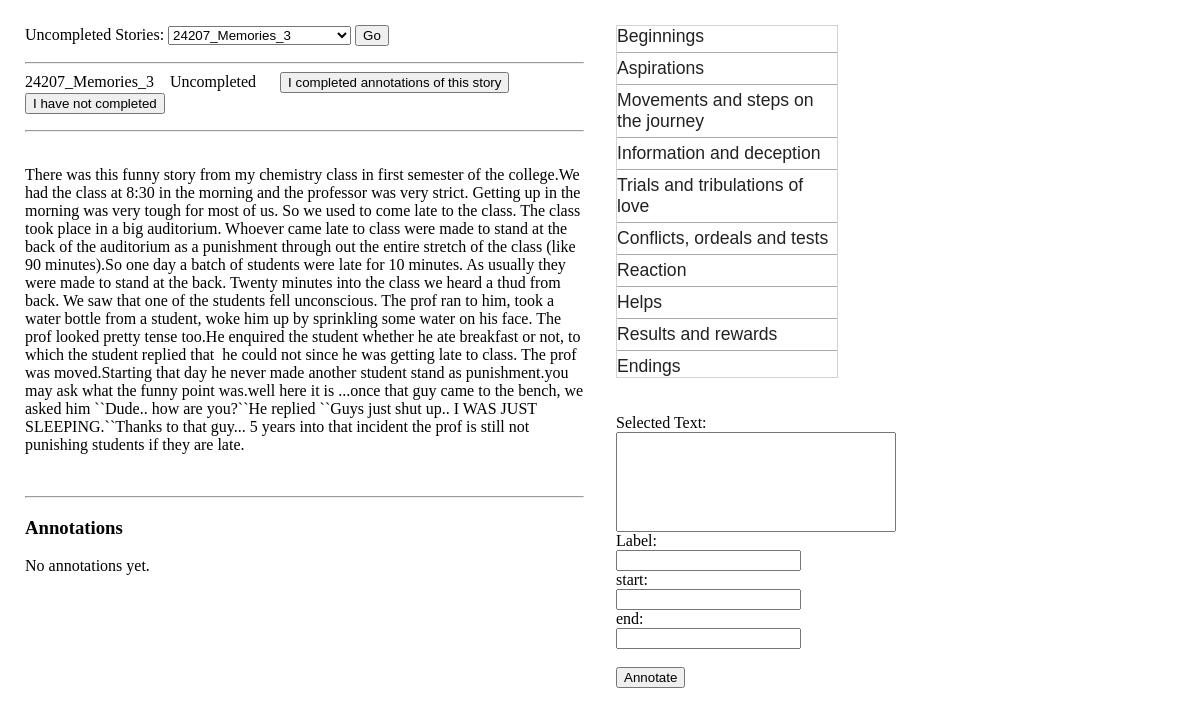
Screenshot of /annot/aaa/ with the database file from the repository.
### annot/models.py (models this page shows)
@python_2_unicode_compatible
class Story(models.Model):
	name = models.CharField(max_length=100)
	content = models.TextField()
	def __str__(self):
		return self.name

### annot/views.py (the view, shortened to what this page needs)
# urls.py: url(r'^(?P<username>[a-z]+)/$', views.index, name='index'),
@csrf_exempt
def index(request, username):
	user = None
	if Annotator.objects.filter(username = username).exists():
		user = Annotator.objects.get(username = username)
	else:
		error = {'error':'The url you input is not correct, please double check!'}
		return render(request, 'annot/error.html', error)
	user_id = user.pk
	time = datetime.datetime.now()
	complete_stories = []
	uncomplete_stories = []
	all_stories = Story.objects.all()
	if Complete.objects.filter(annotator=user).exists():
		complete_stories = [complete.story for complete in Complete.objects.filter(annotator=user)]
	if len(complete_stories) == 0:
		uncomplete_stories = all_stories
	else:
		uncomplete_stories = [story for story in all_stories if story not in complete_stories]
	if len(uncomplete_stories) == 0: ##finshed all stories
		story = complete_stories[0]
	else:
		story = uncomplete_stories[0]
	annotation_colors = {}
	annotation_list = Annotation.objects.filter(annotator = user_id, story=story).order_by('-time')
	for annotation in annotation_list:
		annotation_colors[annotation.start] = annotation.label.topclass.color
	if Complete.objects.filter(story=story, annotator=user).exists():
		completed = 'Completed'
	else:
		completed = 'Uncompleted'
	context = {'story': story,
				'annotation_list': annotation_list,
				'annotation_colors': annotation_colors,
				'complete_stories': complete_stories,
				'uncomplete_stories': uncomplete_stories,
				'completed': completed
			}
	return render(request, 'annot/index.html', context)

### annot/templates/annot/index.html (shortened to what this page needs)
<html>
<head>
	{% load staticfiles %}
	<link rel="stylesheet" type="text/css" href="{% static 'annot/style.css' %}" />
	<link rel="stylesheet" href="//code.jquery.com/ui/1.11.4/themes/smoothness/jquery-ui.css">
</head>
<body>
	<table width="100%">
		<tr>
			<td width="50%"  style=" vertical-align:top;">
				<form action="" method="post">
					{% if uncomplete_stories %}
					Uncompleted Stories:
					<select id = "select_uncomplete">
						{% for story in uncomplete_stories %}
					  		<option value="{{story.name}}">{{story.name}}</option>
					  	{% endfor %}
					</select>
		        	<input type="submit" name="uncomplete_go" value="Go"/>
					{% endif %}
				</form>
				<hr/>
				{% if story %}
					<form action="" method="post">
						{{story.name}}&nbsp;&nbsp;&nbsp;&nbsp;{{completed}} &nbsp;&nbsp;&nbsp;&nbsp;
						<input type="submit" name="complete" value="I completed annotations of this story" />
						<input type="submit" name="uncomplete" value="I have not completed" />
					</form>
					<hr/>
					<p id="story_content">
					<span id="story_content_span" style="white-space: pre-line">
						{{story.content | safe}}
					</span>
					</p>
					<br/>
					<hr/>
				{% endif %}
				<h3>Annotations</h3>
				{% if annotation_list %}
					<ul style="list-style: none;">
				    {% for annotation in annotation_list %}
				        <li>
				        	{{annotation.time}}
				        	<br/>
			        		{{ annotation.sentences }}
				        	<br/>
				        	{{annotation.label}}
				        	<br/>
				        	{{annotation.start}},{{annotation.end}}
				        	<br/>
				        	<form action="" method="post">
							{% csrf_token %}
					        	<input type="hidden" name = "delete" value="{{annotation.pk}}"/>
					        	<input type="hidden" id = "story_id" name = "story_id" value="{{story.pk}}"/>
					        	<input type="submit" name="delete_submit" class="delete_submit" value="delete"/>
					        </form>
				        	<hr/>
				        </li>
				        <script>
							var start = {{annotation.start}};
							var end = {{annotation.end}};
							// var storyContent = $('#story_content').html();
							// sentences = storyContent.substring(start, end);
							// // alert(sentences);
							// storyContent = storyContent.substring(0,start) + "<span id='annotation{{annotation.pk}}'>" +
							// 	storyContent.substring(start, end + 1) + "</span>" + storyContent.substring(end + 1);
							// $('#story_content').html(storyContent);
							// $('#annotation{{annotation.pk}}').css('color', 'red');
							startArrayList.push(parseInt(start));
							endArrayList.push(parseInt(end));
				        </script>
				    {% endfor %}
				    {% for key, value in annotation_colors.items %}
				    	<script>startColorMap[{{key}}] = '{{value}}';
				    	</script>
				    {% endfor %}
				    <script>
				    	startArrayList = startArrayList.sort(function(a, b){return a-b});
				    	endArrayList = endArrayList.sort(function(a, b){return a-b});
				    	var storyContent = $('#story_content_span').text();
				    	var content_newline = storyContent;
				    	//get index of all \n
				    	var indexes = [];
					    for(i = 0; i < content_newline.length; i++)
					        if (content_newline[i] == '\n')
					            indexes.push(i - indexes.length);
					    // alert(indexes.toString());
				    	storyContent = storyContent.replace(/\r?\n|\r/g,'').replace(/\s/g, ' ');;
				    	var coloredContent = "";
				    	if(startArrayList.length > 0){
					    	coloredContent += storyContent.substring(0, startArrayList[0] + 1);
					    	for (i = 0; i < startArrayList.length; i++) {
					    		// var annotation_color = {{annotation_colors}};
					    		var spancontent = storyContent.substring(startArrayList[i] + 1, endArrayList[i] + 1);
					    		if(startArrayList[i] + 1 > endArrayList[i] + 1)
					    			spancontent = "";
					    		// alert(spancontent);
					    		coloredContent += "<span id='annotation" + i + "'" +
					    			" style = 'background-color:" + startColorMap[startArrayList[i].toString()] + "'>" +
					    			 spancontent +
					    			"</span>";
					    		if(i < startArrayList.length - 1){
					    			var tempcontent = storyContent.substring(endArrayList[i] + 1, startArrayList[i + 1] + 1);
					    			if(endArrayList[i] + 1 > startArrayList[i + 1] + 1)
					    				tempcontent="";
					    			coloredContent += tempcontent;
					    		}
							}
							coloredContent += storyContent.substring(endArrayList[endArrayList.length - 1] + 1);
						}
						//get all indexes of <span> or </span>
						var span_indexes = [];
						spans = coloredContent.match(/(<([^>]+)>)/ig);
						var regex = /(<([^>]+)>)/ig, result;
						var spanlength = 0, i = 0;
						while ( (result = regex.exec(coloredContent)) ) {
						    span_indexes.push(result.index - spanlength);
						    spanlength += spans[i].length;
						    i++;
						}
						// alert(span_indexes.toString());
						// alert(spans.toString());
						resultContent = "";
						if(indexes.length > 0 && span_indexes.length > 0)
						{
							var j = 0, k = 0, prev = 0;
							// alert(indexes[j]);
							// alert(span_indexes[k]);
							if(indexes[j] < span_indexes[k]){
								if(indexes[0] != 0) { //otherwise we have one more \n
									resultContent += storyContent.substring(0, indexes[0]) + "\n";
									j++;
									prev = indexes[0];
								}
								else{
									prev = indexes[1];
									j+=2;
								}
							}
							else{
								resultContent += storyContent.substring(0, span_indexes[0]) + spans[0];
								k++;
								prev = span_indexes[0];
							}
							// alert(resultContent);
							// alert(prev);
							while(j < indexes.length || k < span_indexes.length){
								if(j < indexes.length && k < span_indexes.length){
									if(indexes[j] < span_indexes[k]){
										resultContent += storyContent.substring(prev, indexes[j]) + "\n";
										prev = indexes[j];
										j++;
									}
									else{
										resultContent += storyContent.substring(prev, span_indexes[k]) + spans[k];
										prev = span_indexes[k];
										k++;
									}
								}
								if(j == indexes.length){
									resultContent += storyContent.substring(prev, span_indexes[k]) + spans[k];
									prev = span_indexes[k];
									k++;
								}
								if(k == span_indexes.length){
									resultContent += storyContent.substring(prev, indexes[j]) + "\n";
									prev = indexes[j];
									j++;
								}
							}
							resultContent += storyContent.substring(prev);
						}
						else if(indexes.length > 0 && span_indexes.length == 0){
							if(indexes[0] != 0)  //otherwise we have one more \n
								resultContent += storyContent.substring(0, indexes[0]) + "\n";
							for (i = 1; i < indexes.length - 1; i++) {
								resultContent += storyContent.substring(indexes[i], indexes[i + 1]) + "\n";
							}
							resultContent += storyContent.substring(indexes[indexes.length - 1]);
						}
						else if(span_indexes.length > 0 && indexes.length == 0){
							resultContent += storyContent.substring(0, span_indexes[0]) + spans[0];
							for (i = 1; i < span_indexes.length; i++) {
								resultContent += storyContent.substring(span_indexes[i - 1], span_indexes[i]) + spans[i];
							}
							resultContent += storyContent.substring(span_indexes[span_indexes.length - 1]);
						}
						else{
							resultContent = content_newline;
						}
						$('#story_content').wrapInner('<span id="story_content_span" style="white-space: pre-line"></span>');
						$('#story_content_span').html(resultContent);
						// $('#story_content_span').html(coloredContent);
				    </script>
					</ul>
				{% else %}
    				<p>No annotations yet.</p>
				{% endif %}
			</td>
			<td width="50%" style=" vertical-align:top;">
				<ul id="menu">
				  <li>Beginnings
				  </li>
				  <hr>
				  <li>Aspirations
				  </li>
				  <hr>
				  <li>Movements and steps on the journey
				  </li>
				  <hr>
				  <li>Information and deception
				  </li>
				  <hr>
				  <li>Trials and tribulations of love
				  </li>
				  <hr>
				  <li>Conflicts, ordeals and tests
				  </li>
				  <hr>
				  <li>Reaction
				  </li>
				  <hr>
				  <li>Helps
				  </li>
				  <hr>
				  <li>Results and rewards
				  </li>
				  <hr>
				  <li>Endings
				  </li>
				</ul>
				<br/>
				<br/>
				<form id="submit_form" action="" method="post">
					Selected Text: <br/>
					<textarea name="selectedText" id="selectedText" cols="40" rows="5" readonly></textarea>
					<br/>
					Label:
					<br/>
					<input type="text" id='label' name='label' readonly/>
					<br/>
					start:
					<br/>
					<input type="text" id='start' name='start' readonly/>
					<br/>
					end:
					<br/>
					<input type="text" id='end' name='end' readonly/>
					<br/>
					<br/>
					<input type="submit" id='submit' value="Annotate" />&nbsp;&nbsp;&nbsp;&nbsp;&nbsp;&nbsp;&nbsp;
					<br/>
					<br/>
				</form>
			</td>
		</tr>
</body>
</html>

### annot/static/annot/style.css (style rules this page uses)
td { padding: 15px; }
#selectedText { resize: none; width: 50%; height: 100px; }

### annot/templates/annot/index.html (style rules this page uses)
.ui-menu { width: 220px; }

### rows the page displays
Story: name "24207_Memories_3", content "There was this funny story from my chemistry class in first semester of the college.We had the class at 8:30 in the morning and the professor was very strict. Getting up in the morning was very tough for most of us. So we used to come late to the class. The class took place in a big auditorium. Whoever came late to class were made to stand at the back of the auditorium as a punishment through out the entire stretch of the class (like 90 minutes).So one day a batch of students were late for 10 minutes. As usually they were made to stand at the back. Twenty minutes into the class we heard a thud from back. We saw that one of the students fell unconscious. The prof ran to him, took a water…"

### other values shown
{{ completed }} "Uncompleted"
form field value "24207_Memories_3"
